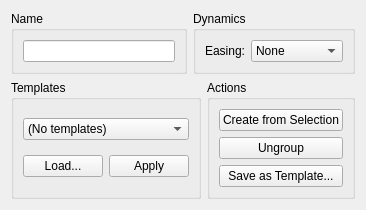
             <widget class="QWidget" name="tabPhraseInspector">
              <attribute name="title">
               <string>Phrase</string>
              </attribute>
              <layout class="QVBoxLayout" name="verticalLayout_PhraseInspector">
               <item>
                <layout class="QHBoxLayout" name="horizontalLayout_PhraseRow1">
                 <item>
                  <widget class="QGroupBox" name="groupPhraseIdentity">
                   <property name="title">
                    <string>Name</string>
                   </property>
                   <layout class="QVBoxLayout" name="verticalLayout_PhraseName">
                    <item>
                     <widget class="QLineEdit" name="editPhraseName"/>
                    </item>
                   </layout>
                  </widget>
                 </item>
                 <item>
                  <widget class="QGroupBox" name="groupPhraseDynamics">
                   <property name="title">
                    <string>Dynamics</string>
                   </property>
                   <layout class="QFormLayout" name="formLayout_Dynamics">
                    <item row="0" column="0">
                     <widget class="QLabel" name="label_PhraseEasing">
                      <property name="text">
                       <string>Easing:</string>
                      </property>
                     </widget>
                    </item>
                    <item row="0" column="1">
                     <widget class="QComboBox" name="comboPhraseDynamicsEasing">
                      <item>
                       <property name="text">
                        <string>None</string>
                       </property>
                      </item>
                      <item>
                       <property name="text">
                        <string>QuadInOut</string>
                       </property>
                      </item>
                      <item>
                       <property name="text">
                        <string>CubicInOut</string>
                       </property>
                      </item>
                      <item>
                       <property name="text">
                        <string>Elastic</string>
                       </property>
                      </item>
                      <item>
                       <property name="text">
                        <string>Bounce</string>
                       </property>
                      </item>
                     </widget>
                    </item>
                   </layout>
                  </widget>
                 </item>
                </layout>
               </item>
               <item>
                <layout class="QHBoxLayout" name="horizontalLayout_PhraseRow2">
                 <item>
                  <widget class="QGroupBox" name="groupPhraseTemplates">
                   <property name="title">
                    <string>Templates</string>
                   </property>
                   <layout class="QVBoxLayout" name="verticalLayout_Templates">
                    <item>
                     <widget class="QComboBox" name="comboPhraseTemplates">
                      <item>
                       <property name="text">
                        <string>(No templates)</string>
                       </property>
                      </item>
                     </widget>
                    </item>
                    <item>
                     <layout class="QHBoxLayout" name="horizontalLayout_TemplateButtons">
                      <item>
                       <widget class="QPushButton" name="btnLoadPhraseTemplate">
                        <property name="text">
                         <string>Load...</string>
                        </property>
                       </widget>
                      </item>
                      <item>
                       <widget class="QPushButton" name="btnApplyPhraseTemplate">
                        <property name="text">
                         <string>Apply</string>
                        </property>
                       </widget>
                      </item>
                     </layout>
                    </item>
                   </layout>
                  </widget>
                 </item>
                 <item>
                  <widget class="QGroupBox" name="groupPhraseActions">
                   <property name="title">
                    <string>Actions</string>
                   </property>
                   <layout class="QVBoxLayout" name="verticalLayout_Actions">
                    <item>
                     <widget class="QPushButton" name="btnCreatePhrase">
                      <property name="text">
                       <string>Create from Selection</string>
                      </property>
                     </widget>
                    </item>
                    <item>
                     <widget class="QPushButton" name="btnUngroupPhrase">
                      <property name="text">
                       <string>Ungroup</string>
                      </property>
                     </widget>
                    </item>
                    <item>
                     <widget class="QPushButton" name="btnSavePhraseTemplate">
                      <property name="text">
                       <string>Save as Template...</string>
                      </property>
                     </widget>
                    </item>
                   </layout>
                  </widget>
                 </item>
                </layout>
               </item>
              </layout>
             </widget>
